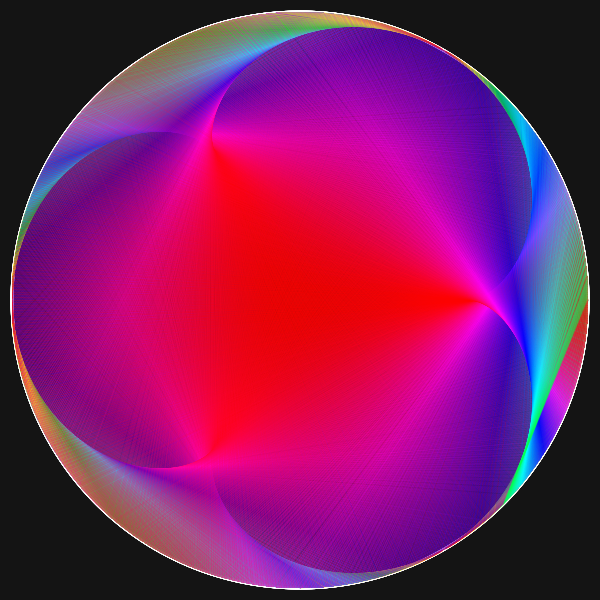
Frame 1 (no input)
Frame 2 (the mouse pressed at the canvas centre, redrawn once): identical to frame 1, image omitted

The Processing sketch that drew this single still picture (run headless with seeded random() and noise(); the mouse was pressed at the canvas centre and the sketch redrawn once):

// Processing sketch: Cardioid
// ── Cardioid.pde
int total = 10000;
float current = 0;
float radius = 0;

void setup() {
  size(600, 600);

  radius = width * 0.48;
  colorMode(HSB);

  background(20);

  translate(width/2, height/2);

  for (float i = 0; i < TWO_PI; i+= TWO_PI/total) {
    float x = radius * cos(i);
    float y = radius * sin(i);

    fill(0, 0, 255);
    noStroke();
    ellipse(x, y, 3, 3);
  }

  for (int i = 0; i < total; i++) {
    float x1 = radius * cos(TWO_PI/total * i + QUARTER_PI);
    float y1 = radius * sin(TWO_PI/total * i + QUARTER_PI);

    int j = (i * 4) % total;
    float x2 = radius * cos(TWO_PI/total * j);
    float y2 = radius * sin(TWO_PI/total * j);

    float d = dist(x1, y1, x2, y2);
    float h = map(d, 0, radius*2, 0, 255);
    stroke(h, 255, 255, 50);

    line(x1, y1, x2, y2);
  }

  noLoop();
  save("output.png");
}


void draw() {
}
